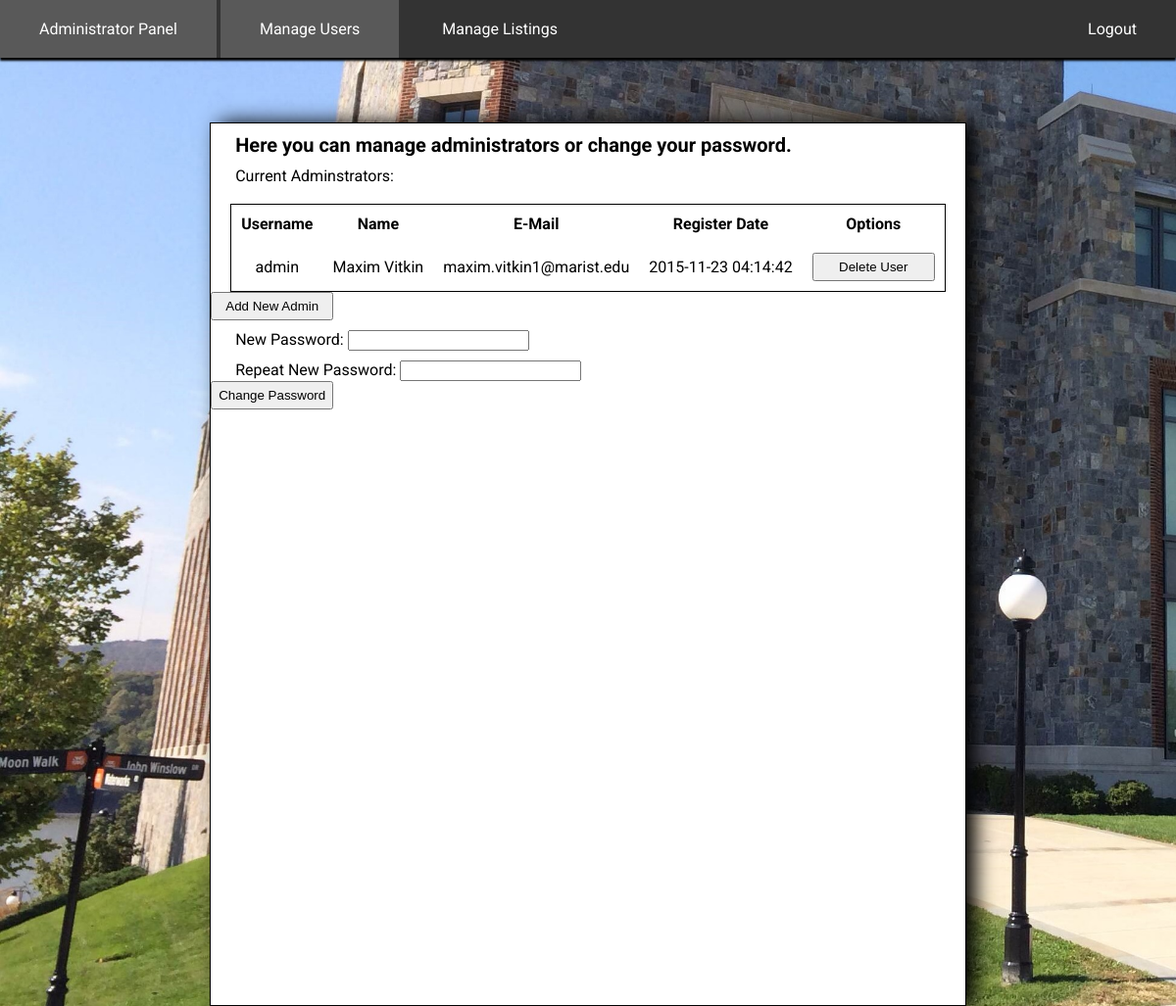
The page /manage_users.php (signed in) on the database its author committed.
### tables this page shows
CREATE TABLE IF NOT EXISTS users(
user_id INT UNSIGNED NOT NULL AUTO_INCREMENT,
username VARCHAR(40) UNIQUE NOT NULL,
first_name VARCHAR(20) NOT NULL,
last_name VARCHAR(40) NOT NULL,
email VARCHAR(60) NOT NULL,
pass CHAR(40) NOT NULL,
reg_date DATETIME NOT NULL,
PRIMARY KEY(user_id),
UNIQUE(email)
);

### includes/admin_tools.php (the view, shortened to what this page needs)
<?php
function show_users($dbc) {
    $query = 'SELECT user_id, username, first_name, last_name, email, reg_date FROM users ORDER BY reg_date DESC';
    $results = mysqli_query($dbc , $query);
    if( $results )
    {
        echo '<p> Current Adminstrators: </p>';
        echo '<br>';
        echo '<TABLE class="users">';
        echo '<TR>';
        echo '<TH>Username</TH>';
        echo '<TH>Name</TH>';
        echo '<TH>E-Mail</TH>';
        echo '<TH>Register Date</TH>';
        echo '<TH>Options</TH>';
        echo '</TR>';
        $num = 0;
        while ( $row = mysqli_fetch_array( $results , MYSQLI_ASSOC ) )
        {
            echo '<TR>' ;
            echo '<TD>' . $row['username'] . '</TD>';
            echo '<TD>' . $row['first_name'] . ' ' . $row['last_name'] . '</TD>' ;
            echo '<TD>' . $row['email'] . '</TD>' ;
            echo '<TD>' . $row['reg_date'] . '</TD>' ;
            echo '<TD>' . '<button onclick="return confirm(\'Are you sure you wish to delete this admin?\')" type="submit" name="delete' . $num . '">Delete User</button>' . '</TD>' ;
            echo '</TR>';
            $num++;
        }
        echo '</TABLE>';
    }
}
?>

### templates/sharedStyle.css (style rules this page uses)
html { height: 100%; background-image: url("../images/hancock2-2.jpg"); background-size: cover; background-repeat: no-repeat; background-attachment: fixed; position: relative; font-family: 'Roboto', sans-serif; }
body { height: 100%; }
button { width:125px; padding:5px; }
#mainForm h1, p, h3 { padding-top: 10px; padding-left: 25px; margin-top: 0px; margin-bottom: 0px; }
#mainForm table { margin-left: 20px; margin-right: 20px; display: block; }
#mainForm table, th, td { border-collapse: collapse; border: 1px solid; }
#mainForm #admin_login table, th, td { border-collapse: collapse; border: 0px solid; }
#mainForm th, td { padding: 10px; }

### rows shown on the page
users: username "admin", first_name "Maxim", last_name "Vitkin", email "maxim.vitkin1@marist.edu", reg_date "2015-11-23 04:14:42"
